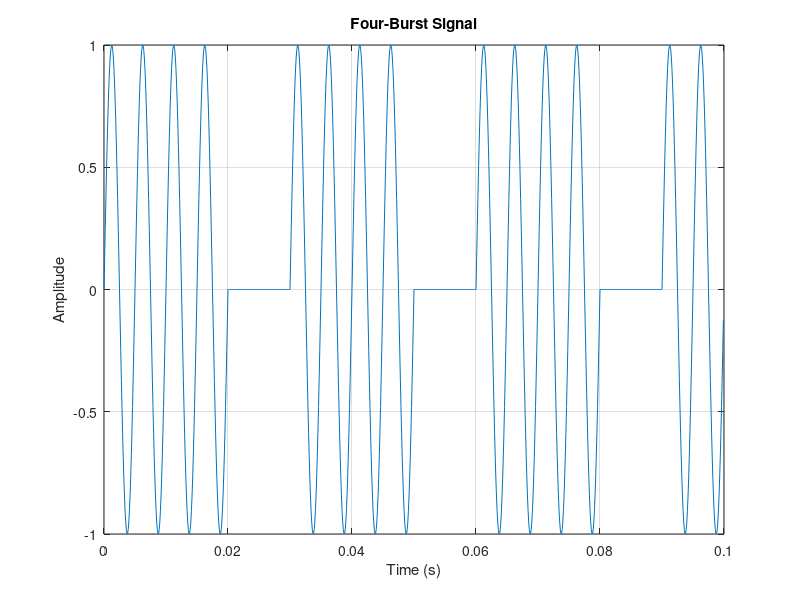

Write the MATLAB code that produced this figure.
fs = 10000;
T = 0.1;
f = 200;
cycles_per_burst = 4;
gap_time = 0.01;

t = 0:1/fs:T-1/fs;
burst_signal = zeros(size(t));

burst_duration = cycles_per_burst / f;

for i = 1:length(t)
    if mod(t(i), burst_duration + gap_time) < burst_duration
        burst_signal(i) = sin(2 * pi * f * t(i));
    end
end

plot(t, burst_signal);
xlabel('Time (s)');
ylabel('Amplitude');
title('Four-Burst Signal');
grid on;
